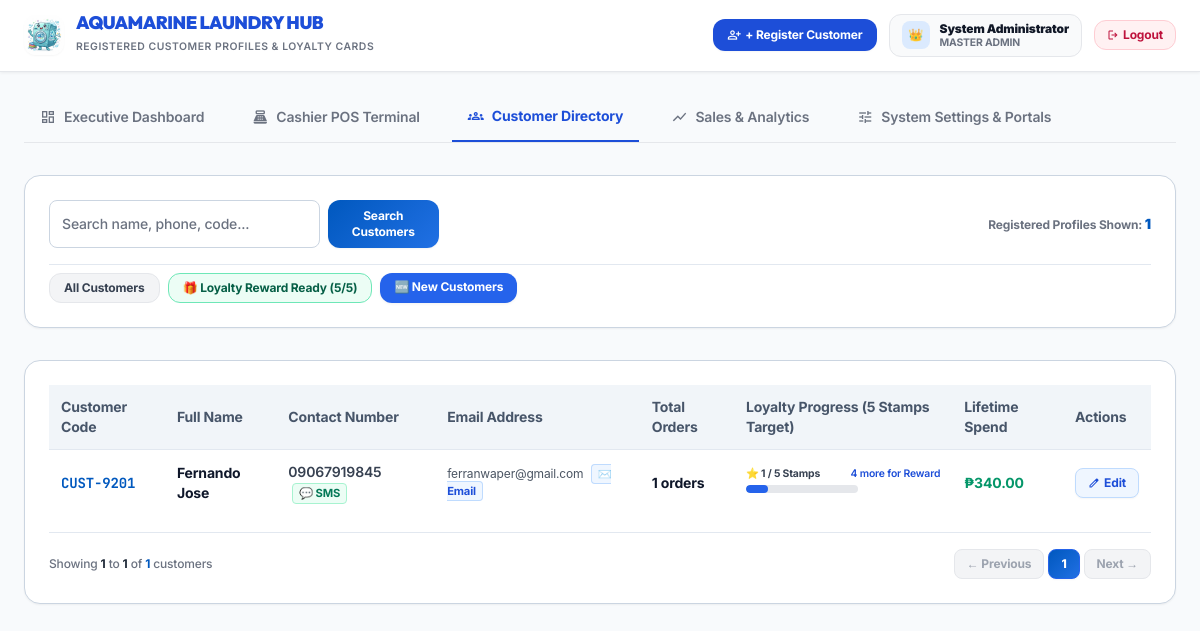
Screenshot of /pages/customers.php?filter=new with the database file from the repository.
### tables this page shows
CREATE TABLE settings (
            setting_key TEXT PRIMARY KEY,
            setting_value TEXT
        );

CREATE TABLE customers (
            id INTEGER PRIMARY KEY AUTOINCREMENT,
            customer_code TEXT UNIQUE NOT NULL,
            name TEXT NOT NULL,
            contact TEXT DEFAULT 'N/A',
            email TEXT,
            address TEXT,
            created_at DATETIME DEFAULT CURRENT_TIMESTAMP
        );

### pages/customers.php (the view, shortened to what the rows shown need)
<?php
require_once __DIR__ . '/app/Database.php';
require_once __DIR__ . '/app/OrderService.php';
$orderService = new OrderService();
$db = Database::getInstance();
$search = trim($_GET['search'] ?? '');
$filter = trim($_GET['filter'] ?? 'all');
$page = max(1, (int)($_GET['page'] ?? 1));
$limit = 10;
$allCustomers = $db->fetchAll("
    SELECT
        c.*,
        COUNT(o.id) as total_orders,
        SUM(CASE WHEN o.order_status IN ('Completed', 'Claimed', 'Claimed / Completed', 'Ready for Pickup', 'Out for Delivery', 'Delivered', 'Delivered / Completed') THEN 1 ELSE 0 END) as completed_orders_count,
        COALESCE(SUM(o.paid_amount), 0) as lifetime_spend
    FROM customers c
    LEFT JOIN orders o ON o.customer_id = c.id
    WHERE c.name LIKE ? OR c.contact LIKE ? OR c.customer_code LIKE ?
    GROUP BY c.id
    ORDER BY c.id DESC
", ["%$search%", "%$search%", "%$search%"]);
$targetStamps = max(1, (int)($orderService->getSetting('loyalty_stamps_target', '11')));
if ($filter === 'reward_ready') {
    $allCustomers = array_values(array_filter($allCustomers, function($c) use ($targetStamps) {
        $cnt = (int)($c['completed_orders_count'] ?? $c['total_orders'] ?? 0);
        return $cnt > 0 && ($cnt % $targetStamps === 0);
    }));
} elseif ($filter === 'vip') {
    $allCustomers = array_values(array_filter($allCustomers, function($c) {
        return (int)($c['completed_orders_count'] ?? $c['total_orders'] ?? 0) >= 10;
    }));
} elseif ($filter === 'new') {
    $allCustomers = array_values(array_filter($allCustomers, function($c) {
        return (int)($c['completed_orders_count'] ?? $c['total_orders'] ?? 0) <= 2;
    }));
}
$offset = ($page - 1) * $limit;
$customers = array_slice($allCustomers, $offset, $limit);
?>
<!DOCTYPE html>
<html class="light" lang="en">
<head>
    <link href="assets/css/offline-tailwind.css" rel="stylesheet"/>
    <script src="https://cdn.tailwindcss.com?plugins=forms,container-queries"></script>
    <script id="tailwind-config">
        tailwind.config = {
            darkMode: "class",
            theme: {
                extend: {
                    "colors": {
                        "primary": "#0058be",
                        "primary-container": "#2170e4",
                        "secondary": "#006c49",
                        "background": "#f8fafc",
                        "surface": "#f8fafc",
                        "on-surface": "#0f172a",
                        "on-surface-variant": "#475569",
                        "surface-container-lowest": "#ffffff",
                        "surface-container-low": "#f1f5f9"
                    },
                    "fontFamily": {
                        "headline": ["Outfit", "Plus Jakarta Sans", "sans-serif"],
                        "subheading": ["Plus Jakarta Sans", "sans-serif"],
                        "body": ["Inter", "sans-serif"],
                        "mono": ["JetBrains Mono", "monospace"]
                    }
                },
            },
        }
    </script>
</head>
<body class="bg-background font-body text-on-surface">
    <header class="bg-white border-b border-gray-200 px-6 py-3.5 sticky top-0 z-40 shadow-xs">
        <div class="max-w-7xl mx-auto flex flex-wrap items-center justify-between gap-4">
            <div class="flex items-center gap-3">
                <div>
                    <h1 class="text-lg font-black tracking-tight text-blue-700 font-headline uppercase leading-none">
                        AQUAMARINE LAUNDRY HUB
                    </h1>
                </div>
            </div>
        </div>
    </header>
    <main class="px-6 py-8 max-w-7xl mx-auto space-y-8">
        <div class="bg-surface-container-lowest p-6 rounded-2xl border border-outline shadow-sm mb-8 space-y-4">
            <div class="flex flex-wrap gap-2 pt-2 border-t">
                <a href="customers.php?filter=all<?= $search ? '&search=' . urlencode($search) : '' ?>" class="px-3.5 py-1.5 rounded-xl text-xs font-bold transition-all <?= $filter === 'all' ? 'signature-gradient text-white shadow-xs' : 'bg-gray-100 text-gray-700 hover:bg-gray-200 border border-gray-200' ?>">All Customers</a>
                <a href="customers.php?filter=reward_ready<?= $search ? '&search=' . urlencode($search) : '' ?>" class="px-3.5 py-1.5 rounded-xl text-xs font-bold transition-all <?= $filter === 'reward_ready' ? 'bg-emerald-600 text-white shadow-xs' : 'bg-emerald-50 text-emerald-800 border border-emerald-300 hover:bg-emerald-100' ?>">🎁 Loyalty Reward Ready (<?= $targetStamps ?>/<?= $targetStamps ?>)</a>
                <a href="customers.php?filter=new<?= $search ? '&search=' . urlencode($search) : '' ?>" class="px-3.5 py-1.5 rounded-xl text-xs font-bold transition-all <?= $filter === 'new' ? 'bg-blue-600 text-white shadow-xs' : 'bg-blue-50 text-blue-800 border border-blue-200 hover:bg-blue-100' ?>">🆕 New Customers</a>
            </div>
        </div>
        <div class="bg-surface-container-lowest p-6 rounded-2xl border border-outline shadow-sm">
            <div class="overflow-x-auto">
                <table class="w-full text-left text-sm border-collapse">
                    <thead>
                        <tr class="bg-surface-container-low text-on-surface-variant font-semibold border-b">
                            <th class="p-3">Customer Code</th>
                            <th class="p-3">Full Name</th>
                            <th class="p-3">Contact Number</th>
                            <th class="p-3">Email Address</th>
                            <th class="p-3">Total Orders</th>
                            <th class="p-3">Loyalty Progress (<?= $targetStamps ?> Stamps Target)</th>
                            <th class="p-3">Lifetime Spend</th>
                            <th class="p-3">Actions</th>
                        </tr>
                    </thead>
                    <tbody class="divide-y">
                        <?php if (empty($customers)): ?>
                            <tr>
                                <td colspan="8" class="text-center py-8 text-on-surface-variant">No customers found. Click <strong>Register Customer</strong> to add one.</td>
                            </tr>
                        <?php else: ?>
                            <?php foreach ($customers as $c): ?>
                                <?php
                                    $totalCompleted = (int)($c['completed_orders_count'] ?? $c['total_orders'] ?? 0);
                                    $remainder = $totalCompleted % $targetStamps;
                                    $stamps = ($totalCompleted > 0 && $remainder === 0) ? $targetStamps : $remainder;
                                    $isEligible = ($stamps === $targetStamps);
                                ?>
                                <tr class="hover:bg-surface-container-low transition-all">
                                    <td class="p-3 font-mono font-bold text-primary"><?= htmlspecialchars($c['customer_code']) ?></td>
                                    <td class="p-3 font-bold text-on-surface"><?= htmlspecialchars($c['name']) ?></td>
                                    <td class="p-3 font-semibold text-gray-700">
                                        <?= htmlspecialchars($c['contact']) ?>
                                        <?php if ($c['contact'] !== 'N/A'): ?>
                                            <button type="button" onclick="sendMobileSMS('<?= htmlspecialchars(addslashes($c['contact'])) ?>', 'Aquamarine Laundry: Hello <?= htmlspecialchars(addslashes($c['name'])) ?>, your laundry order update is ready!', this)" class="ml-1 text-2xs bg-emerald-50 text-emerald-700 px-1.5 py-0.5 rounded border border-emerald-200 font-bold hover:bg-emerald-100">💬 SMS</button>
                                        <?php endif; ?>
                                    </td>
                                    <td class="p-3 text-xs text-gray-600">
                                        <?= htmlspecialchars($c['email'] ?: 'N/A') ?>
                                        <?php if (!empty($c['email'])): ?>
                                            <a href="mailto:<?= rawurlencode($c['email']) ?>" class="ml-1 text-2xs bg-blue-50 text-blue-700 px-1.5 py-0.5 rounded border border-blue-200 font-bold">✉️ Email</a>
                                        <?php endif; ?>
                                    </td>
                                    <td class="p-3 font-bold"><?= $c['total_orders'] ?> orders</td>
                                    <td class="p-3">
                                        <?php
                                            $loyaltyDataJson = htmlspecialchars(json_encode([
                                                'id' => $c['id'],
                                                'name' => $c['name'],
                                                'code' => $c['customer_code'],
                                                'contact' => $c['contact'],
                                                'total_orders' => $totalCompleted,
                                                'stamps' => $stamps,
                                                'target_stamps' => $targetStamps,
                                                'is_eligible' => $isEligible
                                            ]), ENT_QUOTES, 'UTF-8');
                                        ?>
                                        <?php if ($isEligible): ?>
                                            <button type="button" onclick="openLoyaltyModal(<?= $loyaltyDataJson ?>)" class="inline-flex items-center gap-1 bg-emerald-100 text-emerald-900 border border-emerald-300 px-2.5 py-1 rounded-lg text-xs font-bold shadow-2xs hover:bg-emerald-200 cursor-pointer">
                                                🎁 REWARD READY!
                                            </button>
                                        <?php else: ?>
                                            <button type="button" onclick="openLoyaltyModal(<?= $loyaltyDataJson ?>)" class="space-y-1 text-left w-full hover:opacity-80 cursor-pointer">
                                                <div class="flex justify-between items-center text-3xs font-bold text-gray-700">
                                                    <span>⭐ <?= $stamps ?> / <?= $targetStamps ?> Stamps</span>
                                                    <span class="text-blue-700 font-semibold"><?= max(0, $targetStamps - $stamps) ?> more for Reward</span>
                                                </div>
                                                <div class="w-28 bg-gray-200 h-2 rounded-full overflow-hidden">
                                                    <div class="bg-blue-600 h-full rounded-full transition-all" style="width: <?= min(100, round(($stamps / $targetStamps) * 100)) ?>%;"></div>
                                                </div>
                                            </button>
                                        <?php endif; ?>
                                    </td>
                                    <td class="p-3 font-bold text-emerald-600">₱<?= number_format($c['lifetime_spend'], 2) ?></td>
                                    <td class="p-3">
                                        <button type="button" onclick="editCustomer(<?= htmlspecialchars(json_encode($c), ENT_QUOTES, 'UTF-8') ?>)" class="text-blue-700 bg-blue-50 border border-blue-200 px-3 py-1.5 rounded-lg text-xs font-bold hover:bg-blue-100 flex items-center gap-1 shadow-2xs cursor-pointer">
                                            <span class="material-symbols-outlined text-xs">edit</span> Edit
                                        </button>
                                    </td>
                                </tr>
                            <?php endforeach; ?>
                        <?php endif; ?>
                    </tbody>
                </table>
            </div>
        </div>
    </main>
</body>
</html>

### rows the page displays
settings: setting_value "5"
customers: customer_code "CUST-9201", name "Fernando Jose", contact "09067919845", email "ferranwaper@gmail.com", total_orders "1", stamps "1", max(0, $targetStamps - $stamps) "4", min(100, round(($stamps / $targetStamps) * 100)) 20 (drawn), lifetime_spend "340.00"

### other values shown
$_SESSION['full_name'] "System Administrator"
count($customers) "1"
min($offset + 1, $totalCustomersCount) "1"
min($offset + $limit, $totalCustomersCount) "1"
$totalCustomersCount "1"
